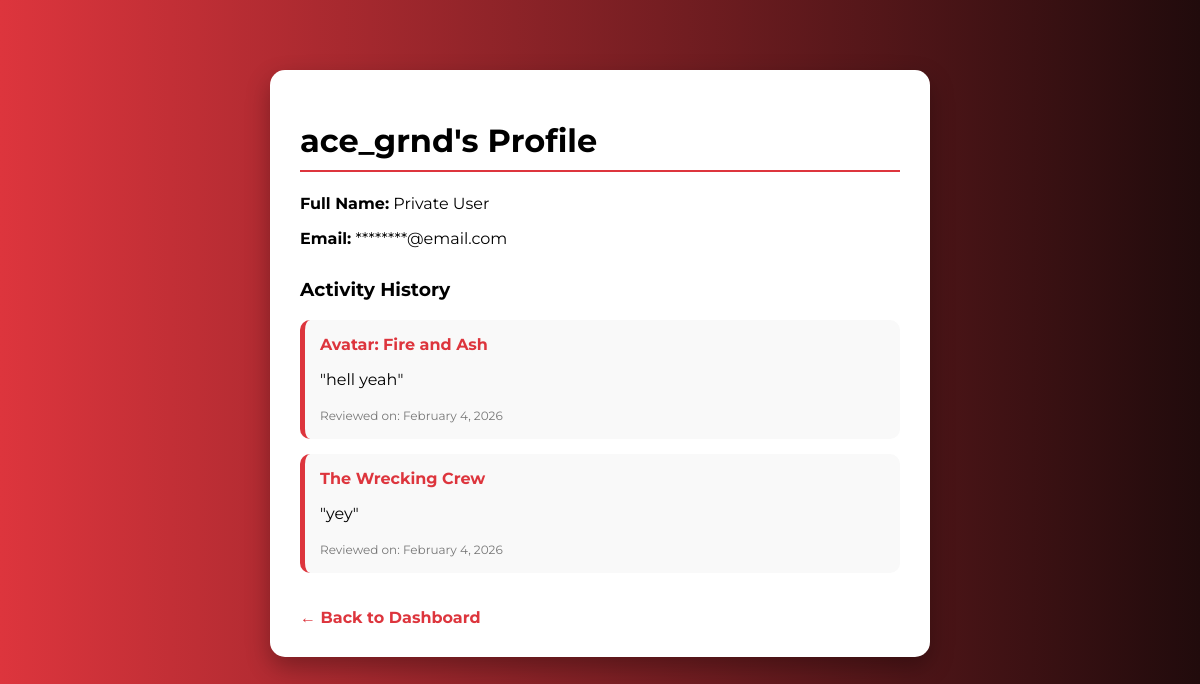
The app's page /profile.php?id=2 (signed in) with its own data.
### tables this page shows
CREATE TABLE `users` (
  `id` int(11) NOT NULL,
  `username` varchar(50) NOT NULL,
  `name` varchar(100) NOT NULL,
  `email` varchar(150) NOT NULL,
  `password` varchar(255) NOT NULL,
  `created_at` timestamp NOT NULL DEFAULT current_timestamp()
);

CREATE TABLE `tbl_movie_review` (
  `id` int(11) NOT NULL,
  `user_id` int(11) NOT NULL,
  `movie_id` int(11) NOT NULL,
  `movie_title` varchar(255) DEFAULT NULL,
  `review` text NOT NULL,
  `created_at` timestamp NOT NULL DEFAULT current_timestamp(),
  `rating` tinyint(4) NOT NULL DEFAULT 5
);

### profile.php (the view, shortened to what this page needs)
<?php
include "db.php";
$profile_id = isset($_GET['id']) ? $_GET['id'] : $_SESSION['user_id'];
$is_owner = ($_SESSION['user_id'] == $profile_id);
$stmt = $conn->prepare("SELECT username, name, email FROM users WHERE id = ?");
$stmt->bind_param("i", $profile_id);
$stmt->execute();
$user = $stmt->get_result()->fetch_assoc();
$display_name = $is_owner ? $user['name'] : "Private User";
$display_email = $is_owner ? $user['email'] : "********@email.com";
$activity_stmt = $conn->prepare("SELECT movie_title, review, created_at FROM tbl_movie_review WHERE user_id = ? ORDER BY created_at DESC");
$activity_stmt->bind_param("i", $profile_id);
$activity_stmt->execute();
$activities = $activity_stmt->get_result();
?>
<!DOCTYPE html>
<html lang="en">
<head>
</head>
<body>
    <div class="container">
        <h1><?= htmlspecialchars($user['username']); ?>'s Profile</h1>
        <div class="info">
            <p><strong>Full Name:</strong> <?= htmlspecialchars($display_name); ?></p>
            <p><strong>Email:</strong> <?= htmlspecialchars($display_email); ?></p>
        </div>
        <h3>Activity History</h3>
        <?php if($activities->num_rows > 0): ?>
            <?php while($row = $activities->fetch_assoc()): ?>
                <div class="activity-item">
                    <h4><?= htmlspecialchars($row['movie_title']); ?></h4>
                    <p>"<?= htmlspecialchars($row['review']); ?>"</p>
                    <span class="date">Reviewed on: <?= date('F j, Y', strtotime($row['created_at'])); ?></span>
                </div>
            <?php endwhile; ?>
        <?php else: ?>
            <p>No activity yet.</p>
        <?php endif; ?>
        <a href="dashboard.php" class="back-btn">← Back to Dashboard</a>
    </div>
</body>
</html>

### profile.php (style rules this page uses)
body { font-family: 'Montserrat', sans-serif; background: linear-gradient(to right, #dd353d, #210b0c); color: #fff; margin: 0; padding: 20px; }
.container { background: #fff; color: #000; max-width: 600px; margin: 50px auto; padding: 30px; border-radius: 15px; box-shadow: 0 10px 25px rgba(0,0,0,0.3); }
h1 { border-bottom: 2px solid #dd353d; padding-bottom: 10px; }
.info { margin-bottom: 30px; }
.activity-item { background: #f9f9f9; padding: 15px; border-radius: 10px; margin-bottom: 15px; border-left: 5px solid #dd353d; }
.activity-item h4 { margin: 0 0 5px 0; color: #dd353d; }
.date { font-size: 12px; color: #777; }
.back-btn { display: inline-block; margin-top: 20px; text-decoration: none; color: #dd353d; font-weight: bold; }

### records on screen
users: username "ace_grnd"
tbl_movie_review: movie_title "Avatar: Fire and Ash", review "hell yeah", created_at "February 4, 2026"
tbl_movie_review: movie_title "The Wrecking Crew", review "yey", created_at "February 4, 2026"

### other values on screen
$display_name "Private User"
$display_email "********@email.com"
